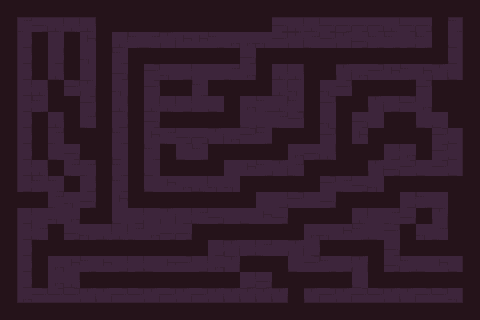

Rendered tile map (Tiled .tmx) drawn with the repository's tilesets; below, a short description and the full map source, tile grids included:
An orthogonal 30x20 tile map with 16x16 px tiles, 2 tile layers (Floor, Walls).

<map version="1.10" tiledversion="1.10.2" orientation="orthogonal" renderorder="right-down" width="30" height="20" tilewidth="16" tileheight="16" infinite="0" nextlayerid="5" nextobjectid="1">
 <tileset firstgid="1" source="Maze_Tileset.tsx" />
 <layer id="2" name="Floor" width="30" height="20">
  <data encoding="csv">
0,0,0,0,0,0,0,0,0,0,0,0,0,0,0,0,0,0,0,0,0,0,0,0,0,0,0,0,0,0,
0,12,14,13,13,13,14,13,14,14,13,14,14,13,14,13,14,14,13,13,14,14,14,14,13,14,14,13,15,0,
0,22,29,19,29,18,18,8,10,7,29,18,18,10,27,27,30,28,29,7,28,29,9,10,10,17,10,20,25,0,
0,22,17,17,20,30,20,10,30,29,27,28,20,18,9,9,17,10,20,27,8,10,27,29,28,7,9,28,25,0,
0,22,29,8,8,19,17,9,17,28,30,17,19,19,7,27,18,8,8,17,30,29,27,28,18,10,18,29,25,0,
0,22,8,27,28,29,30,30,7,28,29,10,10,9,10,20,8,8,30,17,30,28,7,19,29,17,28,17,25,0,
0,22,10,17,8,28,20,8,29,8,8,17,19,20,7,27,10,8,10,20,28,7,28,29,17,28,27,7,25,0,
0,22,17,8,29,7,7,17,9,9,29,27,27,9,7,20,20,7,28,8,30,17,9,19,7,18,20,20,25,0,
0,22,8,7,19,7,27,10,20,18,7,9,9,29,27,28,10,18,17,30,28,17,18,9,20,7,9,28,25,0,
0,22,9,20,9,29,10,20,18,10,28,20,10,7,29,19,17,27,27,9,8,9,10,27,17,27,28,28,25,0,
0,22,8,30,7,7,30,10,10,20,18,8,19,27,19,18,10,29,7,20,10,8,29,29,9,28,20,28,25,0,
0,22,10,10,20,17,8,10,9,20,18,27,8,30,30,30,28,20,18,9,28,7,9,30,20,20,7,10,25,0,
0,22,7,7,30,9,27,18,19,27,7,28,27,7,18,7,19,17,28,19,9,9,27,17,28,17,10,19,25,0,
0,22,19,30,27,20,20,20,17,19,29,17,7,9,19,20,18,9,27,29,20,29,8,19,7,9,20,29,25,0,
0,22,7,29,9,30,8,8,7,27,9,9,27,19,27,17,9,29,29,27,30,18,10,20,28,28,30,7,25,0,
0,22,10,7,8,10,7,30,10,29,10,29,10,17,29,17,7,19,29,17,19,20,20,7,9,20,27,10,25,0,
0,22,20,27,18,10,18,17,17,20,18,28,17,27,29,19,7,19,20,28,10,17,29,20,9,10,20,18,25,0,
0,22,28,27,8,7,8,10,17,20,27,29,27,8,19,17,9,19,8,7,10,19,20,30,7,27,9,30,25,0,
0,32,33,33,33,34,34,33,33,34,33,34,33,34,34,34,34,34,34,34,33,34,33,33,34,34,33,33,35,0,
0,0,0,0,0,0,0,0,0,0,0,0,0,0,0,0,0,0,0,0,0,0,0,0,0,0,0,0,0,0
</data>
 </layer>
 <layer id="1" name="Walls" width="30" height="20">
  <data encoding="csv">
79,79,79,79,79,79,79,79,79,79,79,79,79,79,79,79,79,79,79,79,79,79,79,79,79,79,79,79,79,79,
79,0,0,0,0,0,79,79,79,79,79,79,79,79,79,79,79,0,0,0,0,0,0,0,0,0,0,79,0,79,
79,0,79,0,79,0,79,0,0,0,0,0,0,0,0,0,0,0,0,0,0,0,0,0,0,0,0,79,0,79,
79,0,79,0,79,0,79,0,79,79,79,79,79,79,79,0,79,79,79,79,79,79,79,79,79,79,79,79,0,79,
79,0,79,0,79,0,79,0,79,0,0,0,0,0,0,0,79,0,0,79,79,0,0,0,0,0,0,0,0,79,
79,0,0,79,0,0,79,0,79,0,79,79,0,79,79,79,79,0,0,79,0,0,79,79,79,79,0,79,79,79,
79,0,0,79,79,0,79,0,79,0,0,0,0,0,79,0,0,0,0,79,0,79,79,0,0,0,0,79,79,79,
79,0,79,0,79,0,79,0,79,0,79,79,79,79,79,0,0,0,0,79,0,79,0,0,79,79,0,0,79,79,
79,0,79,0,79,79,79,0,79,0,0,0,0,0,0,0,0,79,79,79,0,79,0,79,79,79,79,0,0,79,
79,0,79,0,0,79,79,0,79,0,79,0,0,79,79,79,79,79,0,0,0,79,79,79,0,0,79,0,0,79,
79,0,0,79,0,0,79,0,79,0,79,79,79,79,0,0,0,0,0,79,79,79,79,0,0,0,0,0,0,79,
79,0,0,0,79,0,79,0,79,0,0,0,0,0,0,79,79,79,79,79,0,0,0,0,79,79,79,79,79,79,
79,79,79,0,0,0,79,0,79,79,79,79,79,79,79,79,0,0,0,0,0,79,79,79,79,0,0,0,79,79,
79,0,0,0,0,79,79,0,0,0,0,0,0,0,0,0,0,0,79,79,79,79,0,0,0,0,79,0,79,79,
79,0,0,79,0,0,0,0,0,0,0,0,79,79,79,79,79,79,79,0,0,0,0,0,0,79,0,0,79,79,
79,0,79,79,79,79,79,79,79,79,79,79,79,0,0,0,0,0,0,0,79,79,79,79,0,79,79,79,79,79,
79,0,79,0,0,0,0,0,0,0,0,0,0,0,0,79,79,79,0,0,0,0,0,79,0,0,0,0,0,79,
79,0,79,0,0,79,79,79,79,79,79,79,79,79,79,0,0,79,79,79,79,79,0,79,79,79,79,79,79,79,
79,0,0,0,0,0,0,0,0,0,0,0,0,0,0,0,0,0,79,0,0,0,0,0,0,0,0,0,0,79,
79,79,79,79,79,79,79,79,79,79,79,79,79,79,79,79,79,79,79,79,79,79,79,79,79,79,79,79,79,79
</data>
 </layer>
</map>
